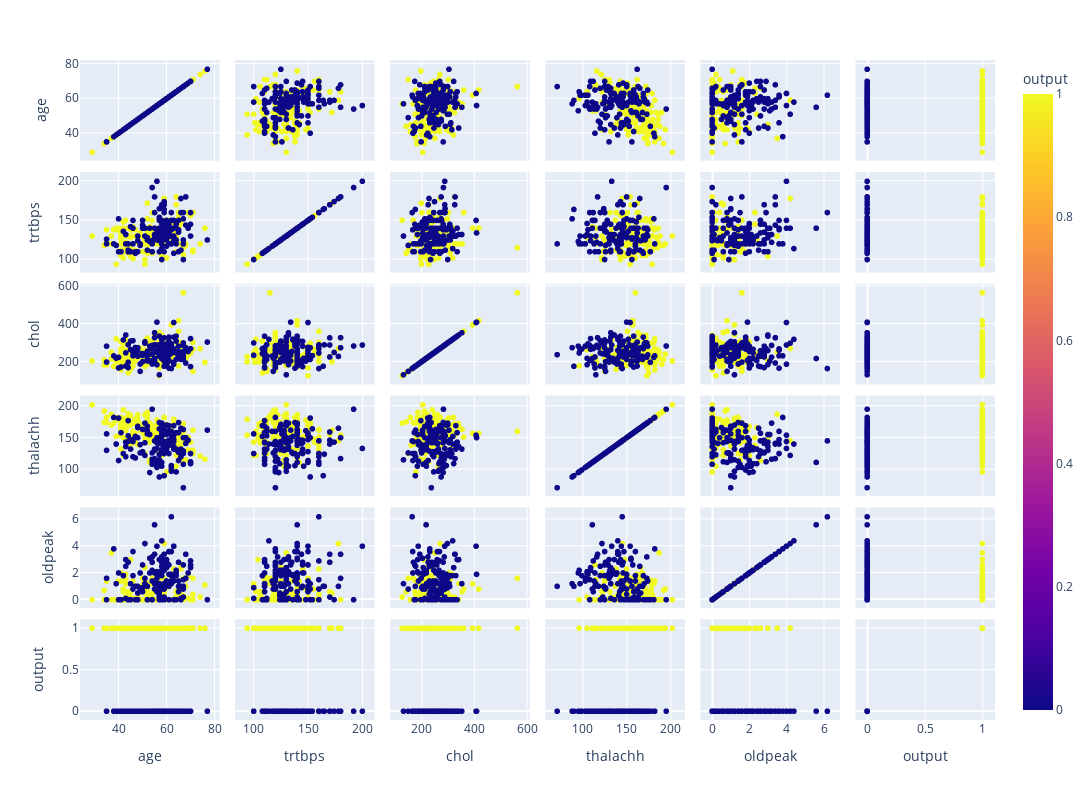

Write notebook code for a chart like this one.
### Code cell
import plotly.express as px
fig = px.scatter_matrix(df_numeric, dimensions=numeric_list, color='output', width=1200, height=800)
#fig.update_layout(width=1200, height=800)
fig.show()

### Figure 1 — Plotly figure (JSON) as saved in the notebook; plotly's stock layout.template omitted (floating-point values rounded to 4 significant figures; data arrays with more than 128 entries replaced by an {"elided": "..."} marker saying what was removed)
{"data": [{"dimensions": [{"axis": {"matches": true}, "label": "age", "values": {"elided": "303 int values"}}, {"axis": {"matches": true}, "label": "trtbps", "values": {"elided": "303 int values"}}, {"axis": {"matches": true}, "label": "chol", "values": {"elided": "303 int values"}}, {"axis": {"matches": true}, "label": "thalachh", "values": {"elided": "303 int values"}}, {"axis": {"matches": true}, "label": "oldpeak", "values": {"elided": "303 float values"}}, {"axis": {"matches": true}, "label": "output", "values": {"elided": "303 int values"}}], "hovertemplate": "%{xaxis.title.text}=%{x}<br>%{yaxis.title.text}=%{y}<br>output=%{marker.color}<extra></extra>", "legendgroup": "", "marker": {"color": {"elided": "303 int values"}, "coloraxis": "coloraxis", "symbol": "circle"}, "name": "", "showlegend": false, "type": "splom"}], "layout": {"coloraxis": {"colorbar": {"title": {"text": "output"}}, "colorscale": [[0, "#0d0887"], [0.1111, "#46039f"], [0.2222, "#7201a8"], [0.3333, "#9c179e"], [0.4444, "#bd3786"], [0.5556, "#d8576b"], [0.6667, "#ed7953"], [0.7778, "#fb9f3a"], [0.8889, "#fdca26"], [1, "#f0f921"]]}, "dragmode": "select", "height": 800, "legend": {"tracegroupgap": 0}, "margin": {"t": 60}, "width": 1200}}
